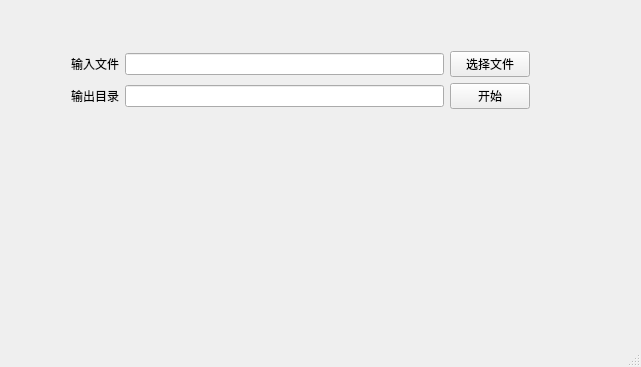
<?xml version="1.0" encoding="UTF-8"?>
<ui version="4.0">
 <class>MainWindow</class>
 <widget class="QMainWindow" name="MainWindow">
  <property name="geometry">
   <rect>
    <x>0</x>
    <y>0</y>
    <width>641</width>
    <height>367</height>
   </rect>
  </property>
  <property name="windowTitle">
   <string>HTTP会话重组 By 孙鹏U201417253</string>
  </property>
  <widget class="QWidget" name="centralWidget">
   <widget class="QWidget" name="gridLayoutWidget">
    <property name="geometry">
     <rect>
      <x>60</x>
      <y>40</y>
      <width>481</width>
      <height>131</height>
     </rect>
    </property>
    <layout class="QGridLayout" name="gridLayout">
     <item row="0" column="0">
      <widget class="QLabel" name="label">
       <property name="text">
        <string>输入文件</string>
       </property>
      </widget>
     </item>
     <item row="1" column="0">
      <widget class="QLabel" name="label_2">
       <property name="text">
        <string>输出目录</string>
       </property>
      </widget>
     </item>
     <item row="1" column="2">
      <widget class="QPushButton" name="start">
       <property name="text">
        <string>开始</string>
       </property>
      </widget>
     </item>
     <item row="0" column="1">
      <widget class="QLineEdit" name="input_path"/>
     </item>
     <item row="1" column="1">
      <widget class="QLineEdit" name="output_path"/>
     </item>
     <item row="0" column="2">
      <widget class="QPushButton" name="file_select">
       <property name="text">
        <string>选择文件</string>
       </property>
      </widget>
     </item>
     <item row="2" column="1">
      <widget class="QLabel" name="tip">
       <property name="text">
        <string/>
       </property>
      </widget>
     </item>
    </layout>
   </widget>
  </widget>
  <widget class="QStatusBar" name="statusBar"/>
 </widget>
 <layoutdefault spacing="6" margin="11"/>
 <resources/>
 <connections/>
</ui>
